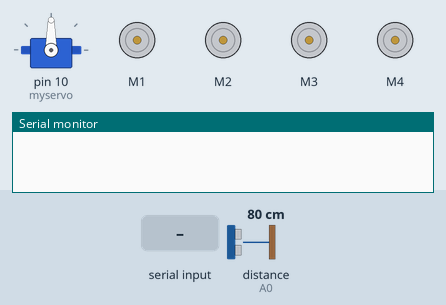
Bench run of a sketch on a simulated Arduino Uno, built with avr-gcc and run on an emulated ATmega328P. Shown: servo, 4 × DC motor (green arrow = forward, orange = backward, longer = faster), the last lines printed to the serial monitor. Inputs (shaded band) come from the test bench; at power-on: distance to the obstacle (sensor on A0) 80 cm. The echo pulse lasts 58.3 µs per cm.

Above: at 1.2 s.
1.3 s: "turn left" received over Serial
At 3.8 s:
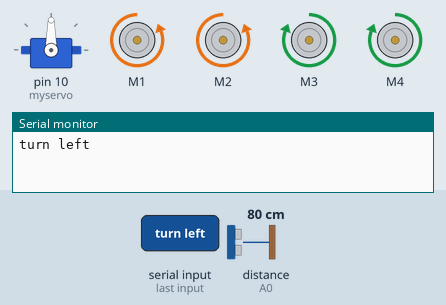
4.3 s: "left" received over Serial
At 5.7 s:
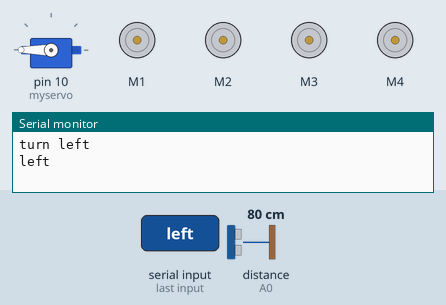
7.3 s: "turn right" received over Serial
At 9.8 s:
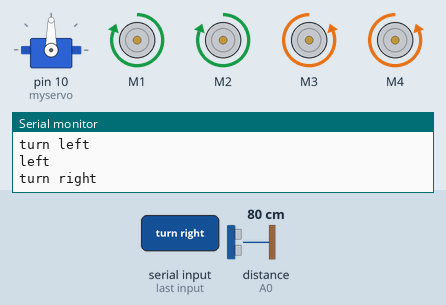
10.3 s: "move forward" received over Serial
At 12.2 s:
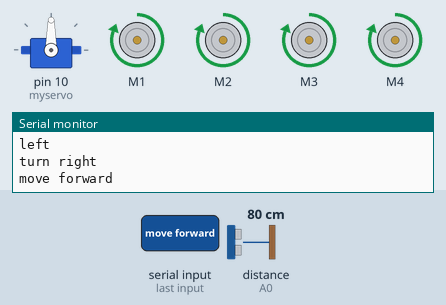
12.8 s: distance to the obstacle (sensor on A0) set to 16 cm
14.3 s: distance to the obstacle (sensor on A0) set to 12 cm
At 15.7 s:
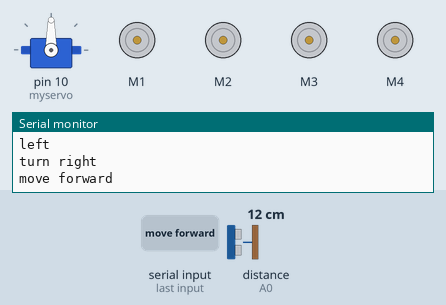
Timing chart, 0 to 16.8 s (numbered marks = the images above; inputs shaded):
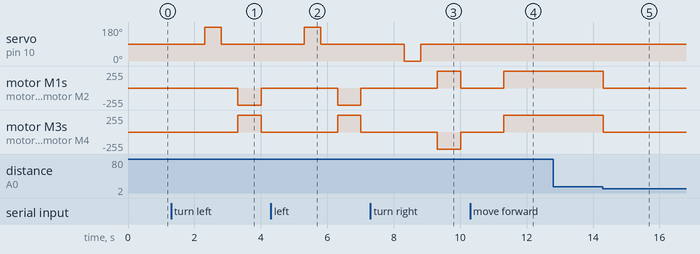

The sketch:

obstacle_avoidance_voice_control_robot.ino
```cpp
// Arduino Obstacle Avoidance + Voice Control Robot
// Created by DIY Builder
//Contact me here https://www.instagram.com/diy.builder/
//You need to install the AFMotor and NewPing Libraries before uplodaing the sketch

#include <AFMotor.h>
#include <NewPing.h>
#include<Servo.h>
#define TRIGGER_PIN A1
#define ECHO_PIN A0
#define MAX_DISTANCE 300
#define IR A5

AF_DCMotor motor1(1, MOTOR12_1KHZ);
AF_DCMotor motor2(2, MOTOR12_1KHZ);
AF_DCMotor motor3(3, MOTOR34_1KHZ);
AF_DCMotor motor4(4, MOTOR34_1KHZ);


NewPing sonar(TRIGGER_PIN, ECHO_PIN, MAX_DISTANCE);

Servo myservo;

String voice;

void setup() {
Serial.begin(9600);
myservo.attach(10);
myservo.write(90);
//pinMode(IR, INPUT);

}

void loop() {
  int distance = sonar.ping_cm();
  //int IR1 = digitalRead(IR);
  //Serial.println(IR1);

if(Serial.available()>0) {
  voice="";
  delay(2);
  voice = Serial.readString();
  delay(2);
  Serial.println(voice);


if (voice == "turn left")
{
  left();
}
else if (voice == "left")
{
  left();
}
else if(voice == "turn right")
{
  right();
}
else if(voice == "right")
{
  right();
}
else if(voice=="Stop")
{
   Stop();
}
else if(voice=="Stop")
{
   Stop();
}
}


while(voice == "move forward") {
  forward();
}
while(voice == "move backward") {
  backward();
}
}


void forward() {
  int distance = sonar.ping_cm();

 if(distance <15){
  Stop();
  voice="";
 }else {
  motor1.setSpeed(255);
  motor1.run(FORWARD);
  motor2.setSpeed(255);
  motor2.run(FORWARD);
  motor3.setSpeed(255);
  motor3.run(FORWARD);
  motor4.setSpeed(255);
  motor4.run(FORWARD);
}
}
void backward() {
  int IR_Sensor = digitalRead(IR);
  if(IR_Sensor == 0) {
    Stop();
    voice="";
  }else {
  motor1.setSpeed(255);
  motor1.run(BACKWARD);
  motor2.setSpeed(255);
  motor2.run(BACKWARD);
  motor3.setSpeed(255);
  motor3.run(BACKWARD);
  motor4.setSpeed(255);
  motor4.run(BACKWARD);

}
}
void left() {
  myservo.write(180);
  delay(500);
  myservo.write(90);
  delay(500);
  motor1.run(BACKWARD);
  motor1.setSpeed(255);
  motor2.run(BACKWARD);
  motor2.setSpeed(255);
  motor3.run(FORWARD);
  motor3.setSpeed(255);
  motor4.run(FORWARD);
  motor4.setSpeed(255);
  delay(700);
  motor1.run(RELEASE);
  motor2.run(RELEASE);
  motor3.run(RELEASE);
  motor4.run(RELEASE);
}

void right() {
  myservo.write(0);
  delay(500);
  myservo.write(90);
  delay(500);
  motor1.run(FORWARD);
  motor1.setSpeed(255);
  motor2.run(FORWARD);
  motor2.setSpeed(255);
  motor3.run(BACKWARD);
  motor3.setSpeed(255);
  motor4.run(BACKWARD);
  motor4.setSpeed(255);
  delay(700);
  motor1.run(RELEASE);
  motor2.run(RELEASE);
  motor3.run(RELEASE);
  motor4.run(RELEASE);
}

void Stop() {
  motor1.run(RELEASE);
  motor2.run(RELEASE);
  motor3.run(RELEASE);
  motor4.run(RELEASE);
}
```

Measured:
- the behaviour switches between 15 and 14 cm on distance to the obstacle (sensor on A0) (found by bisection; images 4 and 5)
- after the input at 1.3 s, servo on pin 10 (myservo): 90° → 180° after 1.0 s, → 90° 0.50 s later; motor M1, motor M2: stopped → backward 255/255 after 2.0 s, → stopped 0.70 s later; motor M3, motor M4: stopped → forward 255/255 after 2.0 s, → stopped 0.70 s later
- after the input at 4.3 s, servo on pin 10 (myservo): 90° → 180° after 1.0 s, → 90° 0.50 s later; motor M1, motor M2: stopped → backward 255/255 after 2.0 s, → stopped 0.70 s later; motor M3, motor M4: stopped → forward 255/255 after 2.0 s, → stopped 0.70 s later
- after the input at 7.3 s, servo on pin 10 (myservo): 90° → 0° after 1.0 s, → 90° 0.50 s later; motor M1, motor M2: stopped → forward 255/255 after 2.0 s, → stopped 0.70 s later; motor M3, motor M4: stopped → backward 255/255 after 2.0 s, → stopped 0.70 s later
- after the input at 10.3 s, motor M1–4: stopped → forward 255/255 after 1.0 s
- after the input at 12.8 s, every drawn part: stays the same
- after the input at 14.3 s, motor M1–4: forward 255/255 → stopped at once
